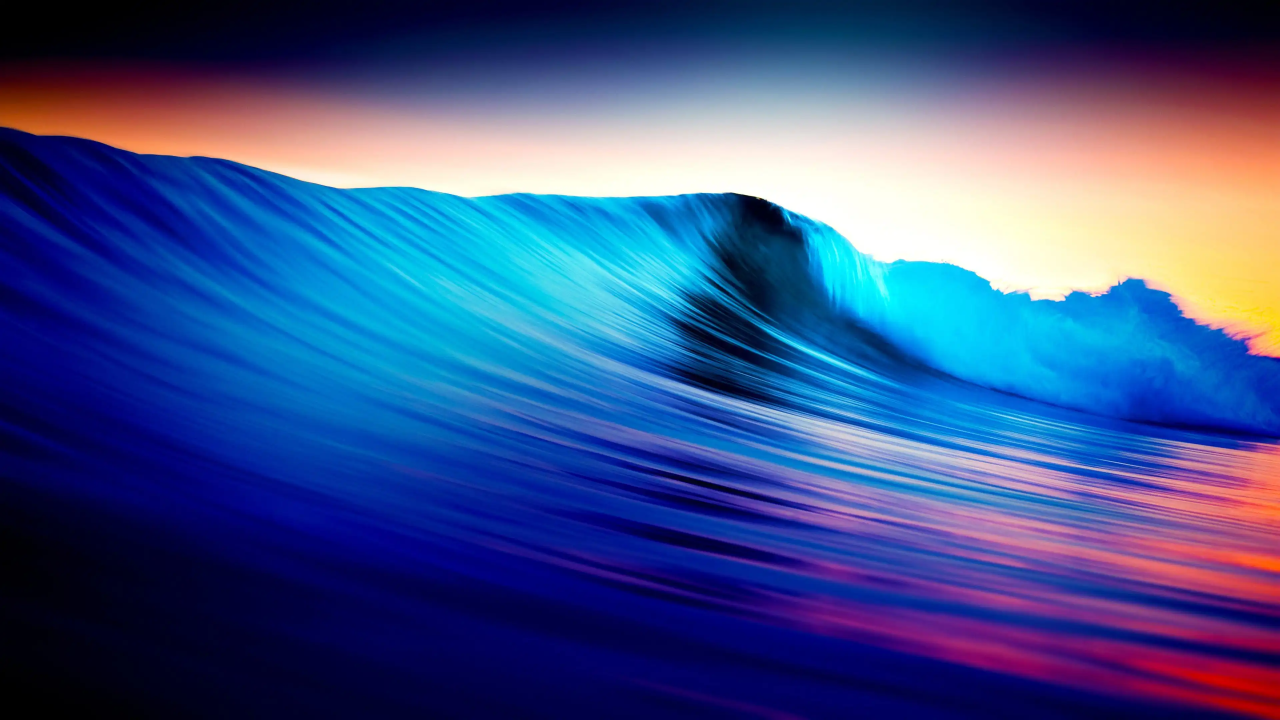
#> input picture a.webp, 3840 x 2160 px, given in place of a.jpeg, which was not available (shown at 1/3 size)
$ python resize.py
#> lines starting #> are read from the running program, lines starting #| are printed output that depends on the picture
import imagecodecs
import numpy as np
import cv2

ori = cv2.imread("a.jpeg")
#> ori is the input picture: shape (2160, 3840, 3); mean B, G, R 137.3, 81.5, 61.3

print(np.shape(ori))
#| (2160, 3840, 3)

resized = cv2.resize(ori, (960, 540))
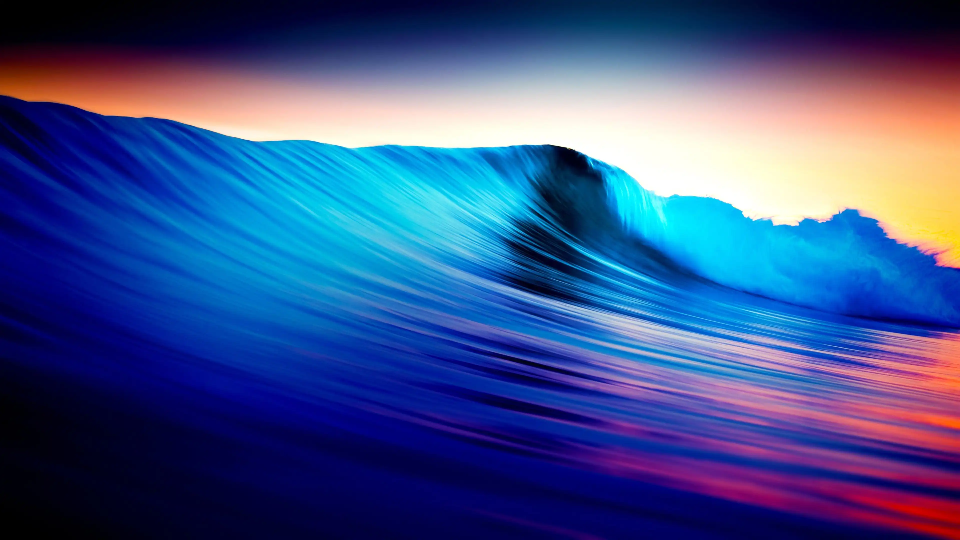
#> resized: shape (540, 960, 3); mean B, G, R 137.4, 81.7, 61.5

cv2.imwrite("a_s.jpeg", resized)

$ run again, with 1200x806.webp copied over a.webp
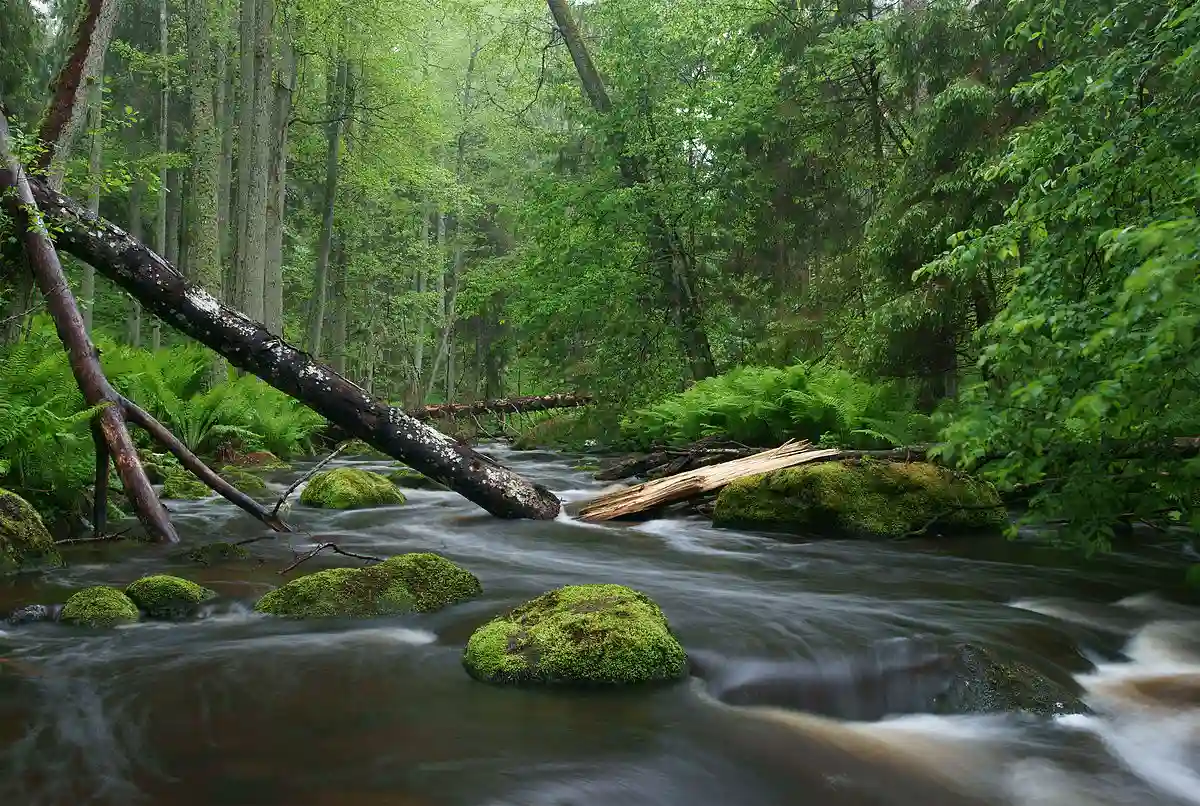
#> input picture 1200x806.webp, 1200 x 806 px, given in place of a.jpeg, which was not available
#> ori is the input picture: shape (806, 1200, 3); mean B, G, R 57, 87.8, 70
#| (806, 1200, 3)
#> `resized = cv2.resize(ori, (960, 540))`:
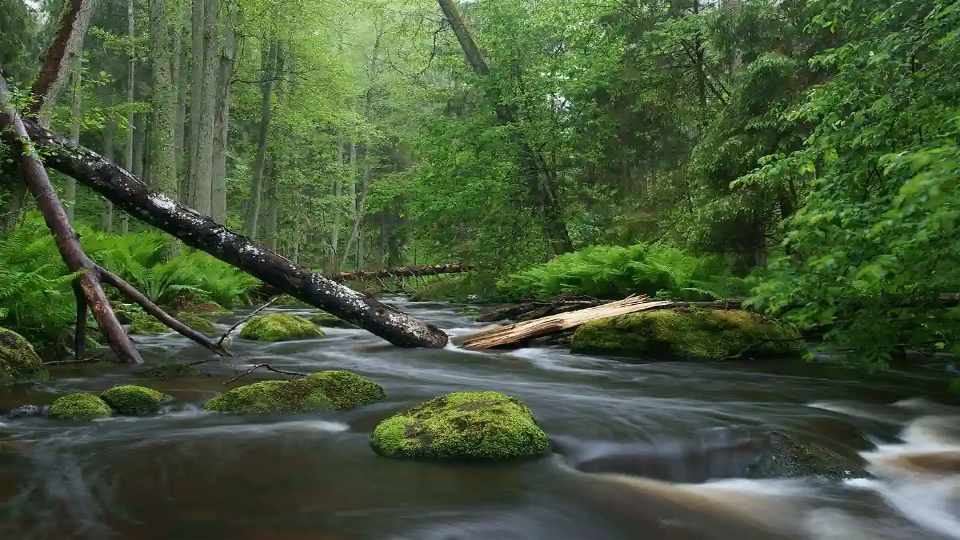
#> resized: shape (540, 960, 3); mean B, G, R 56.9, 87.6, 69.9

$ run again, with 6000x4000.webp copied over a.webp
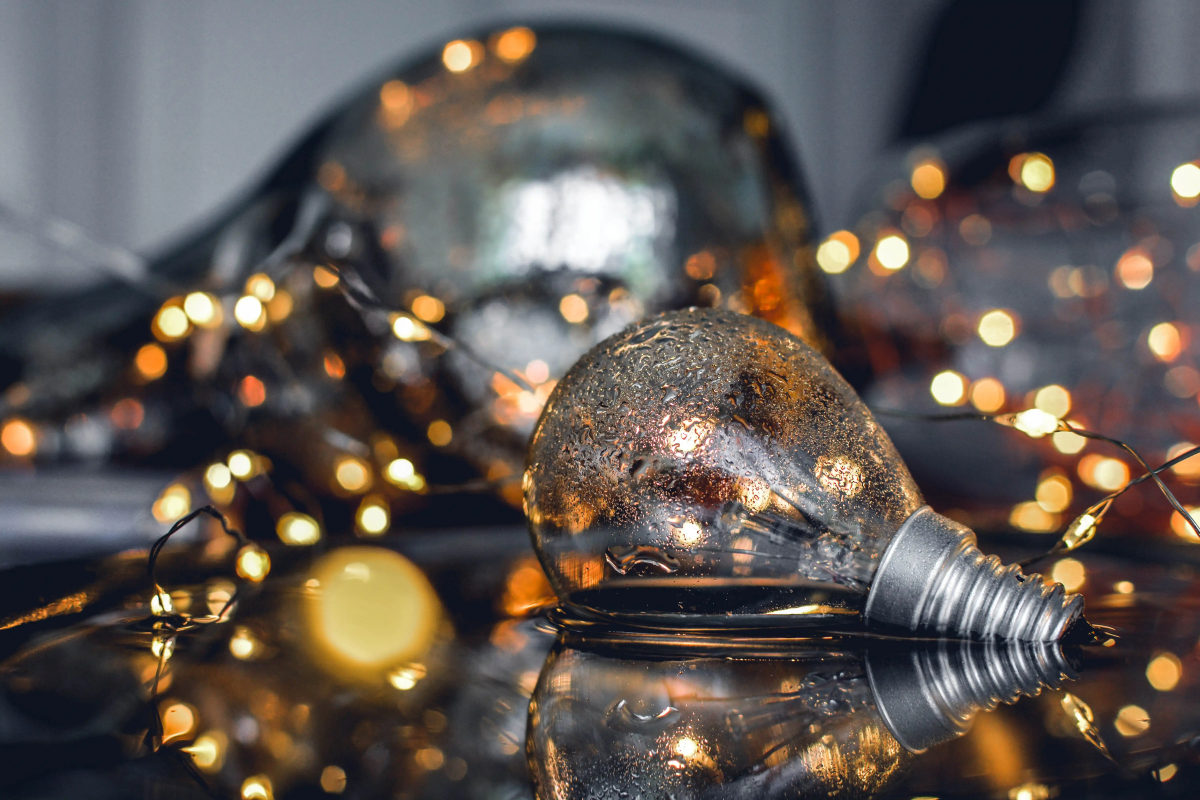
#> input picture 6000x4000.webp, 6000 x 4000 px, given in place of a.jpeg, which was not available (shown at 1/5 size)
#> ori is the input picture: shape (4000, 6000, 3); mean B, G, R 81.6, 86.6, 94.8
#| (4000, 6000, 3)
#> `resized = cv2.resize(ori, (960, 540))`:
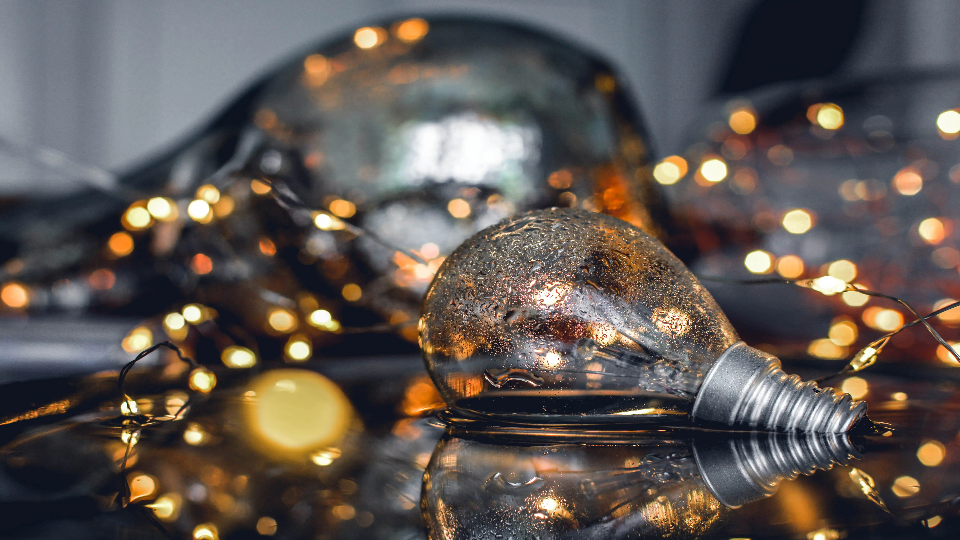
#> resized: shape (540, 960, 3); mean B, G, R 81.6, 86.5, 94.8
